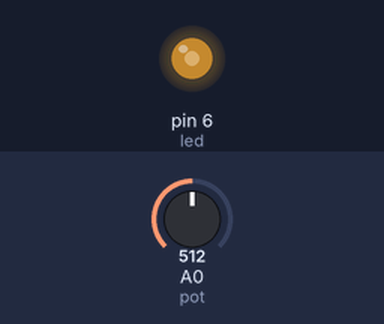
Bench run of a sketch on a simulated Arduino Uno, built with avr-gcc and run on an emulated ATmega328P. Parts: output pins drawn as LEDs (lit = HIGH). Inputs (shaded band) come from the test bench; at power-on: A0 (pot) = 512.

Above: at 1.2 s.
1.3 s: A0 (pot) set to 716
At 2.4 s:
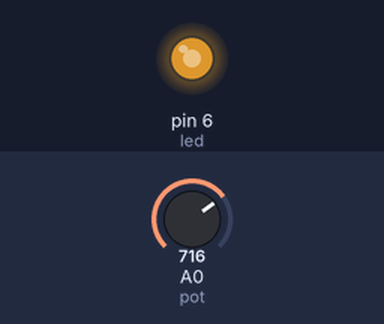
2.8 s: A0 (pot) set to 900
At 3.6 s:
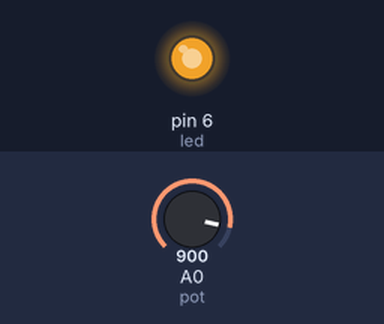
4.3 s: A0 (pot) set to 122
At 4.7 s:
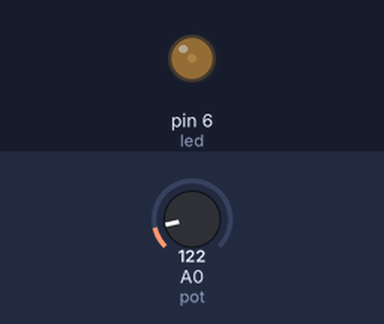
5.8 s: A0 (pot) set to 0
At 7.0 s:
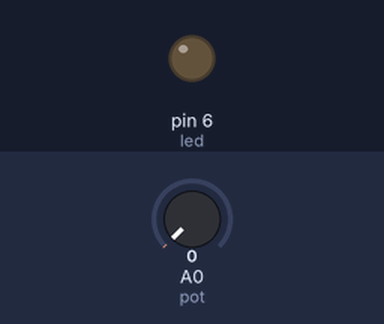
7.3 s: A0 (pot) set to 511
At 8.2 s:
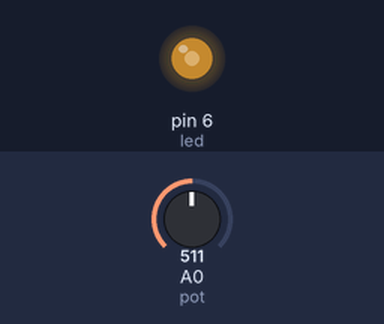
Timing chart, 0 to 9.8 s (numbered marks = the images above; inputs shaded):
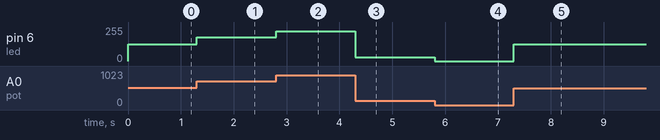

Measured:
- after the input at 1.3 s, pin 6 (led): 127/255 → 178/255 at once
- after the input at 2.8 s, pin 6 (led): 178/255 → 224/255 at once
- after the input at 4.3 s, pin 6 (led): 224/255 → 30/255 at once
- after the input at 5.8 s, pin 6 (led): 30/255 → 0/255 at once
- after the input at 7.3 s, pin 6 (led): 0/255 → 127/255 at once

The sketch:

analogReadPWM.ino
```cpp
int led = 6;
int pot = A0;
int analogValue;
int ledValue;

void setup() {
  pinMode(led,OUTPUT);
  pinMode(pot,INPUT);
}
void loop() {
  analogValue = analogRead(pot);//0 1023
  ledValue = map(analogValue,0,1023,0,255);
  analogWrite(led,ledValue);//0 255
  delay(1);
}
```
